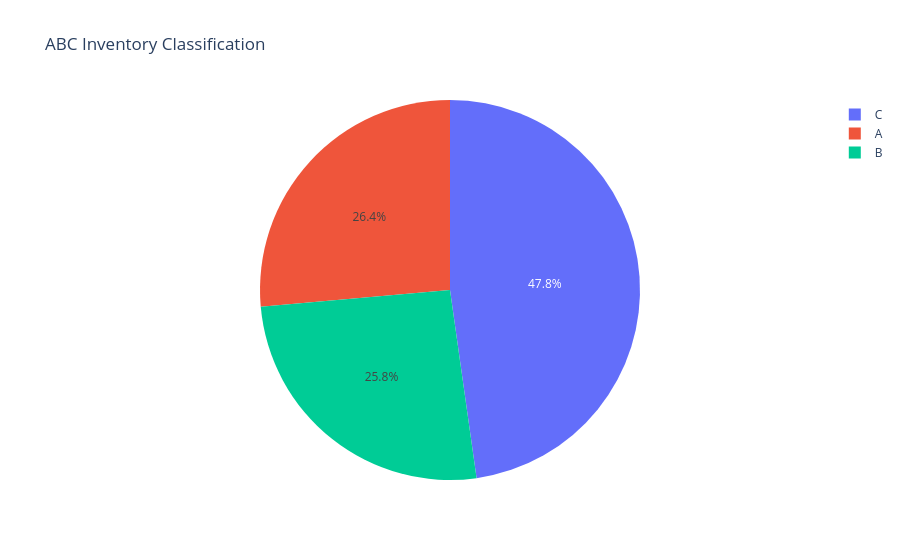

Here is the notebook cell this chart was saved with:
### Markdown cell above
##  ABC ANALYSIS

### Code cell
abc_counts = inventory_df['ABC_Class'].value_counts()

fig = px.pie(

    values=abc_counts.values,

    names=abc_counts.index,

    title='ABC Inventory Classification'
)

fig.show()

### Figure 1 — Plotly figure (JSON) as saved in the notebook; plotly's stock layout.template omitted (floating-point values rounded to 4 significant figures)
{"data": [{"domain": {"x": [0, 1], "y": [0, 1]}, "hovertemplate": "label=%{label}<br>value=%{value}<extra></extra>", "labels": ["C", "A", "B"], "legendgroup": "", "name": "", "showlegend": true, "type": "pie", "values": [2190, 1211, 1184]}], "layout": {"legend": {"tracegroupgap": 0}, "title": {"text": "ABC Inventory Classification"}}}
